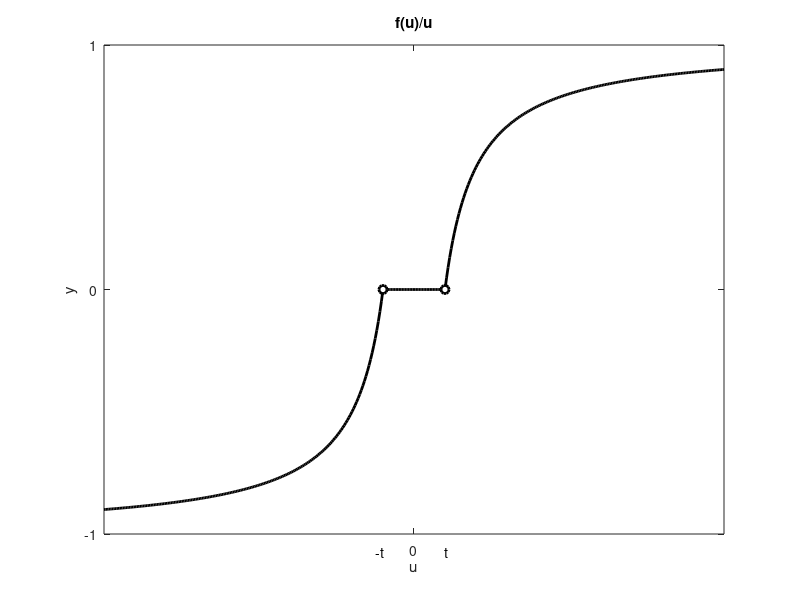

MATLAB code to generate this figure:
t=2;
u=-10*t:0.1:10*t;
y=[];
for i=1:length(u)
    if abs(u(i))<t
        y=[y,0];
    else
        y=[y,sign(u(i))-t/u(i)];
    end
end
plot(u,y,'k','linewidth',2)
hold on
% plot([-t,t],[t^2,t^2],'--k')
% plot([t,t],[0,t^2],'--k')
% plot([-t,-t],[0,t^2],'--k')
plot(t,0,'ok','markerfacecolor','w','linewidth',2)
plot(-t,0,'ok','markerfacecolor','w','linewidth',2)
hold off
xticks([0])
yticks([-1,0,1])
text(-t-.5,-1-.075,'-t')
text(t,-1-.075,'t')
% text(-2-.3,t^2,'t^2')
xlabel('u')
ylabel('y')
title('f(u)/u')
set(gcf,'color','w')